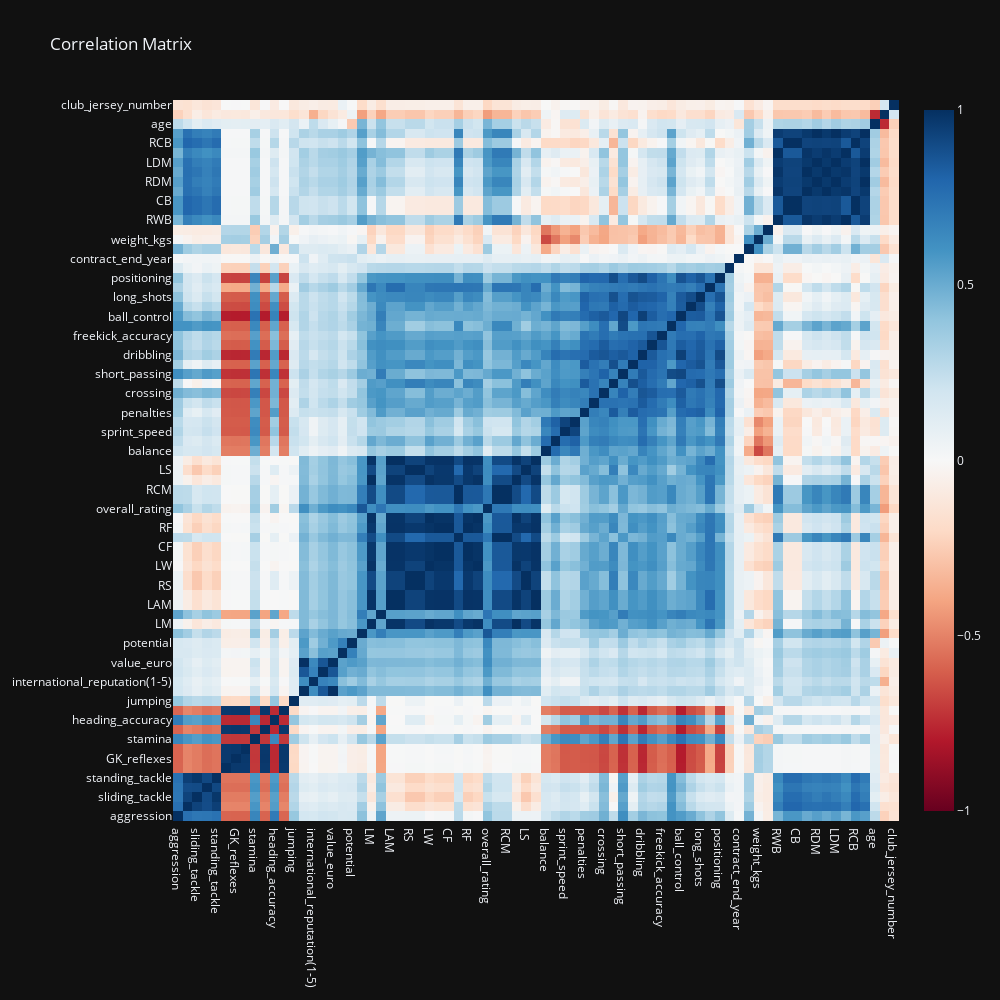

This figure's notebook cell:
### Markdown cell above
The above dendrogram is representative of complete-linkage hierarchical clustering. Each color corresponds to a specific cluster. For example, ```agression```, ```marking```, ```interceptions``` are colored orange and grouped with other offensive features, such as ```stamina```, ```GK_kicking```, etc. Meanwhile, monetary features like ```wage_euro``` and rankings like ```international_ratings(1-5)``` eventually join in with traits like ```composure```. While the code snippet originally used a threshold of ```0.8```, we modified this to reflect the psuedo-minimum cluster height. Within our features, the "orange" cluster reaches a height of ```0.5```, so we choose that as our ```threshold``` below.

### Code cell
# Clusterize the data
threshold = 0.5
labels = fcluster(Z, threshold, criterion='distance')

# Keep the indices to sort labels
labels_order = np.argsort(labels)

# Build a new dataframe with the sorted columns; refactored to avoid looping
clustered = X[X.columns[labels_order]]
corr_new = clustered.corr()

# Generate custom text for hover
hover_text = [
    [f"x: {corr_new.columns[j]};<br>y: {corr_new.index[i]};<br>r: {corr_new.iloc[i, j]:.2f}"
     for j in range(corr_new.shape[1])]
    for i in range(corr_new.shape[0])
]

# Create heatmap
fig = go.Figure(data=go.Heatmap(
    z=corr_new.values,
    x=corr_new.columns,
    y=corr_new.index,
    colorscale='RdBu',
    zmin=-1,
    zmax=1,
    text=hover_text,
    hoverinfo='text'
))

# Layout adjustments
fig.update_layout(
    title="Correlation Matrix",
    width=1000,
    height=1000
)

# Show interactive plot
fig.show()

### Figure 1 — Plotly figure (JSON) as saved in the notebook; plotly's stock layout.template omitted (floating-point values rounded to 4 significant figures; data arrays with more than 128 entries replaced by an {"elided": "..."} marker saying what was removed)
{"data": [{"colorscale": [[0.0, "rgb(103,0,31)"], [0.1, "rgb(178,24,43)"], [0.2, "rgb(214,96,77)"], [0.3, "rgb(244,165,130)"], [0.4, "rgb(253,219,199)"], [0.5, "rgb(247,247,247)"], [0.6, "rgb(209,229,240)"], [0.7, "rgb(146,197,222)"], [0.8, "rgb(67,147,195)"], [0.9, "rgb(33,102,172)"], [1.0, "rgb(5,48,97)"]], "hoverinfo": "text", "text": {"elided": "75x75 str values"}, "x": ["aggression", "interceptions", "sliding_tackle", "marking", "standing_tackle", "GK_kicking", "GK_reflexes", "GK_handling", "stamina", "GK_diving", "heading_accuracy", "GK_positioning", "jumping", "release_clause_euro", "international_reputation(1-5)", "wage_euro", "value_euro", "club_rating", "potential", "reactions", "LM", "composure", "LAM", "CAM", "RS", "ST", "LW", "LF", "CF", "LCM", "RF", "RW", "overall_rating", "CM", "RCM", "RM", "LS", "RAM", "balance", "agility", "sprint_speed", "acceleration", "penalties", "skill_moves(1-5)", "crossing", "finishing", "short_passing", "volleys", "dribbling", "curve", "freekick_accuracy", "long_passing", "ball_control", "shot_power", "long_shots", "vision", "positioning", "weak_foot(1-5)", "contract_end_year", "strength", "weight_kgs", "height_cm", "RWB", "LCB", "CB", "LB", "RDM", "RB", "LDM", "LWB", "RCB", "CDM", "age", "id", "club_jersey_number"], "y": ["aggression", "interceptions", "sliding_tackle", "marking", "standing_tackle", "GK_kicking", "GK_reflexes", "GK_handling", "stamina", "GK_diving", "heading_accuracy", "GK_positioning", "jumping", "release_clause_euro", "international_reputation(1-5)", "wage_euro", "value_euro", "club_rating", "potential", "reactions", "LM", "composure", "LAM", "CAM", "RS", "ST", "LW", "LF", "CF", "LCM", "RF", "RW", "overall_rating", "CM", "RCM", "RM", "LS", "RAM", "balance", "agility", "sprint_speed", "acceleration", "penalties", "skill_moves(1-5)", "crossing", "finishing", "short_passing", "volleys", "dribbling", "curve", "freekick_accuracy", "long_passing", "ball_control", "shot_power", "long_shots", "vision", "positioning", "weak_foot(1-5)", "contract_end_year", "strength", "weight_kgs", "height_cm", "RWB", "LCB", "CB", "LB", "RDM", "RB", "LDM", "LWB", "RCB", "CDM", "age", "id", "club_jersey_number"], "z": {"elided": "75x75 float values"}, "zmax": 1, "zmin": -1, "type": "heatmap"}], "layout": {"title": {"text": "Correlation Matrix"}, "width": 1000, "height": 1000}}
